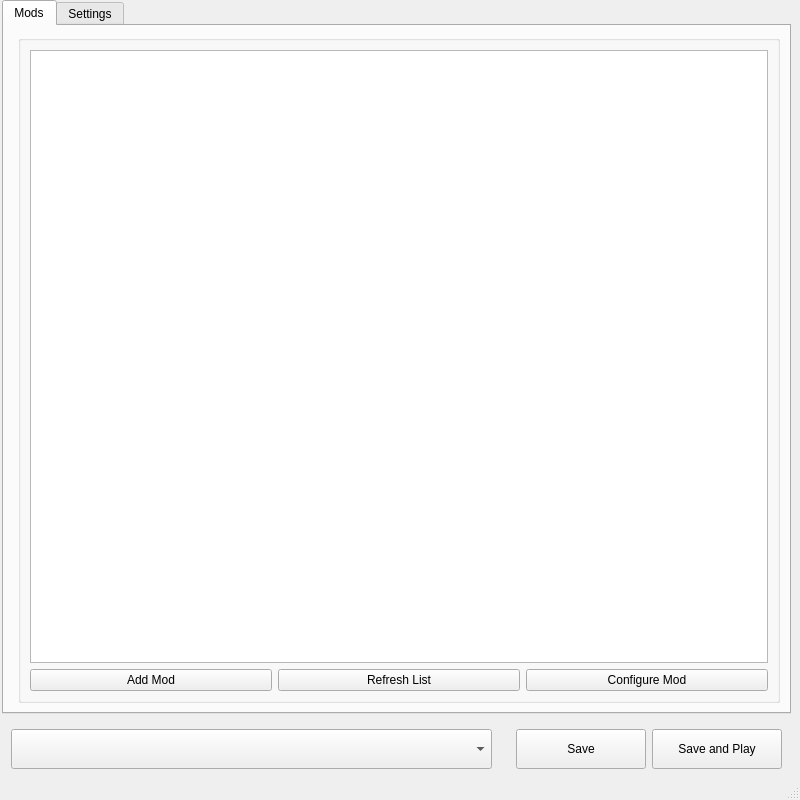
<?xml version="1.0" encoding="UTF-8"?>
<ui version="4.0">
 <class>MainWindow</class>
 <widget class="QMainWindow" name="MainWindow">
  <property name="geometry">
   <rect>
    <x>0</x>
    <y>0</y>
    <width>800</width>
    <height>800</height>
   </rect>
  </property>
  <property name="windowTitle">
   <string>Reaper Co. Mod Manager</string>
  </property>
  <property name="windowIcon">
   <iconset>
    <normaloff>../../Ollie King CD/OLLIELG.ICO</normaloff>../../Ollie King CD/OLLIELG.ICO</iconset>
  </property>
  <widget class="QWidget" name="centralwidget">
   <property name="sizePolicy">
    <sizepolicy hsizetype="Preferred" vsizetype="Preferred">
     <horstretch>0</horstretch>
     <verstretch>0</verstretch>
    </sizepolicy>
   </property>
   <property name="contextMenuPolicy">
    <enum>Qt::ContextMenuPolicy::NoContextMenu</enum>
   </property>
   <layout class="QGridLayout" name="gridLayout_2">
    <property name="leftMargin">
     <number>2</number>
    </property>
    <property name="topMargin">
     <number>0</number>
    </property>
    <property name="rightMargin">
     <number>9</number>
    </property>
    <property name="bottomMargin">
     <number>0</number>
    </property>
    <item row="0" column="0" colspan="2">
     <widget class="QTabWidget" name="tabWidget">
      <property name="currentIndex">
       <number>0</number>
      </property>
      <widget class="QWidget" name="modsTab">
       <property name="sizePolicy">
        <sizepolicy hsizetype="Expanding" vsizetype="Expanding">
         <horstretch>0</horstretch>
         <verstretch>0</verstretch>
        </sizepolicy>
       </property>
       <attribute name="title">
        <string>Mods</string>
       </attribute>
       <layout class="QHBoxLayout" name="horizontalLayout">
        <item>
         <layout class="QGridLayout" name="gridLayout">
          <property name="leftMargin">
           <number>5</number>
          </property>
          <item row="0" column="0">
           <widget class="QGroupBox" name="groupBox_3">
            <property name="sizePolicy">
             <sizepolicy hsizetype="Expanding" vsizetype="Expanding">
              <horstretch>0</horstretch>
              <verstretch>0</verstretch>
             </sizepolicy>
            </property>
            <property name="title">
             <string/>
            </property>
            <layout class="QVBoxLayout" name="verticalLayout">
             <item>
              <widget class="QListView" name="modsListView"/>
             </item>
             <item>
              <layout class="QHBoxLayout" name="horizontalLayout_3">
               <item>
                <widget class="QPushButton" name="addModButton">
                 <property name="text">
                  <string>Add Mod</string>
                 </property>
                </widget>
               </item>
               <item>
                <widget class="QPushButton" name="refreshListButton">
                 <property name="text">
                  <string>Refresh List</string>
                 </property>
                </widget>
               </item>
               <item>
                <widget class="QPushButton" name="configModButton">
                 <property name="text">
                  <string>Configure Mod</string>
                 </property>
                </widget>
               </item>
              </layout>
             </item>
            </layout>
           </widget>
          </item>
         </layout>
        </item>
       </layout>
      </widget>
      <widget class="QWidget" name="settingsTab">
       <property name="sizePolicy">
        <sizepolicy hsizetype="Preferred" vsizetype="Fixed">
         <horstretch>0</horstretch>
         <verstretch>0</verstretch>
        </sizepolicy>
       </property>
       <attribute name="title">
        <string>Settings</string>
       </attribute>
       <layout class="QGridLayout" name="gridLayout_5">
        <property name="leftMargin">
         <number>10</number>
        </property>
        <property name="topMargin">
         <number>5</number>
        </property>
        <property name="rightMargin">
         <number>10</number>
        </property>
        <property name="bottomMargin">
         <number>5</number>
        </property>
        <item row="0" column="0">
         <widget class="QGroupBox" name="modLoadSettingsBox">
          <property name="sizePolicy">
           <sizepolicy hsizetype="Preferred" vsizetype="Fixed">
            <horstretch>0</horstretch>
            <verstretch>0</verstretch>
           </sizepolicy>
          </property>
          <property name="minimumSize">
           <size>
            <width>0</width>
            <height>285</height>
           </size>
          </property>
          <property name="title">
           <string>Game and Mod Loader Settings</string>
          </property>
          <layout class="QGridLayout" name="gridLayout_3">
           <property name="leftMargin">
            <number>5</number>
           </property>
           <property name="topMargin">
            <number>10</number>
           </property>
           <item row="0" column="0" colspan="2">
            <widget class="QWidget" name="widget_3" native="true">
             <property name="sizePolicy">
              <sizepolicy hsizetype="Preferred" vsizetype="Preferred">
               <horstretch>0</horstretch>
               <verstretch>0</verstretch>
              </sizepolicy>
             </property>
             <layout class="QHBoxLayout" name="horizontalLayout_2">
              <item>
               <widget class="QLabel" name="modsDirLabel">
                <property name="sizePolicy">
                 <sizepolicy hsizetype="Preferred" vsizetype="Minimum">
                  <horstretch>0</horstretch>
                  <verstretch>0</verstretch>
                 </sizepolicy>
                </property>
                <property name="text">
                 <string>Mods Directory:</string>
                </property>
               </widget>
              </item>
              <item>
               <widget class="QPlainTextEdit" name="modsDirPathField">
                <property name="enabled">
                 <bool>true</bool>
                </property>
                <property name="sizePolicy">
                 <sizepolicy hsizetype="Minimum" vsizetype="Fixed">
                  <horstretch>1</horstretch>
                  <verstretch>0</verstretch>
                 </sizepolicy>
                </property>
                <property name="maximumSize">
                 <size>
                  <width>16777215</width>
                  <height>28</height>
                 </size>
                </property>
                <property name="verticalScrollBarPolicy">
                 <enum>Qt::ScrollBarPolicy::ScrollBarAlwaysOff</enum>
                </property>
                <property name="sizeAdjustPolicy">
                 <enum>QAbstractScrollArea::SizeAdjustPolicy::AdjustToContents</enum>
                </property>
                <property name="readOnly">
                 <bool>true</bool>
                </property>
                <property name="textInteractionFlags">
                 <set>Qt::TextInteractionFlag::TextSelectableByKeyboard|Qt::TextInteractionFlag::TextSelectableByMouse</set>
                </property>
               </widget>
              </item>
              <item>
               <widget class="QToolButton" name="modsDirToolbutton">
                <property name="sizePolicy">
                 <sizepolicy hsizetype="Fixed" vsizetype="Fixed">
                  <horstretch>0</horstretch>
                  <verstretch>0</verstretch>
                 </sizepolicy>
                </property>
                <property name="text">
                 <string>...</string>
                </property>
               </widget>
              </item>
             </layout>
            </widget>
           </item>
           <item row="3" column="1">
            <widget class="QWidget" name="widget_2" native="true">
             <property name="sizePolicy">
              <sizepolicy hsizetype="Expanding" vsizetype="Preferred">
               <horstretch>0</horstretch>
               <verstretch>0</verstretch>
              </sizepolicy>
             </property>
             <property name="layoutDirection">
              <enum>Qt::LayoutDirection::RightToLeft</enum>
             </property>
             <layout class="QVBoxLayout" name="verticalLayout_3">
              <item>
               <widget class="QPushButton" name="openModsPushbutton">
                <property name="sizePolicy">
                 <sizepolicy hsizetype="Fixed" vsizetype="Preferred">
                  <horstretch>0</horstretch>
                  <verstretch>0</verstretch>
                 </sizepolicy>
                </property>
                <property name="text">
                 <string>Open Mods Directory</string>
                </property>
               </widget>
              </item>
              <item>
               <widget class="QPushButton" name="openDolphinPushbutton">
                <property name="sizePolicy">
                 <sizepolicy hsizetype="Fixed" vsizetype="Fixed">
                  <horstretch>0</horstretch>
                  <verstretch>0</verstretch>
                 </sizepolicy>
                </property>
                <property name="text">
                 <string>Open Dolphin Directory</string>
                </property>
               </widget>
              </item>
              <item>
               <widget class="QPushButton" name="uninstallPushbutton">
                <property name="sizePolicy">
                 <sizepolicy hsizetype="Fixed" vsizetype="Preferred">
                  <horstretch>0</horstretch>
                  <verstretch>0</verstretch>
                 </sizepolicy>
                </property>
                <property name="text">
                 <string>Uninstall Mod Loader</string>
                </property>
               </widget>
              </item>
             </layout>
            </widget>
           </item>
           <item row="1" column="0" colspan="2">
            <widget class="QWidget" name="widget_6" native="true">
             <property name="sizePolicy">
              <sizepolicy hsizetype="Preferred" vsizetype="Maximum">
               <horstretch>0</horstretch>
               <verstretch>1</verstretch>
              </sizepolicy>
             </property>
             <property name="minimumSize">
              <size>
               <width>0</width>
               <height>0</height>
              </size>
             </property>
             <layout class="QHBoxLayout" name="horizontalLayout_6">
              <item>
               <widget class="QLabel" name="dolphinDirLabel">
                <property name="text">
                 <string>Dolphin Directory:</string>
                </property>
               </widget>
              </item>
              <item>
               <widget class="QPlainTextEdit" name="dolphinDirPathField">
                <property name="maximumSize">
                 <size>
                  <width>16777215</width>
                  <height>28</height>
                 </size>
                </property>
                <property name="sizeAdjustPolicy">
                 <enum>QAbstractScrollArea::SizeAdjustPolicy::AdjustToContents</enum>
                </property>
                <property name="readOnly">
                 <bool>true</bool>
                </property>
                <property name="textInteractionFlags">
                 <set>Qt::TextInteractionFlag::TextSelectableByKeyboard|Qt::TextInteractionFlag::TextSelectableByMouse</set>
                </property>
               </widget>
              </item>
              <item>
               <widget class="QToolButton" name="dolphinDirToolbutton">
                <property name="text">
                 <string>...</string>
                </property>
               </widget>
              </item>
             </layout>
            </widget>
           </item>
           <item row="3" column="0" rowspan="2">
            <widget class="QWidget" name="widget" native="true">
             <property name="sizePolicy">
              <sizepolicy hsizetype="Preferred" vsizetype="Preferred">
               <horstretch>0</horstretch>
               <verstretch>0</verstretch>
              </sizepolicy>
             </property>
             <layout class="QVBoxLayout" name="verticalLayout_2">
              <item>
               <widget class="QRadioButton" name="launchDolphinPlayRadiobutton">
                <property name="text">
                 <string>Launch Dolphin on play</string>
                </property>
                <attribute name="buttonGroup">
                 <string notr="true">buttonGroup</string>
                </attribute>
               </widget>
              </item>
              <item>
               <widget class="QRadioButton" name="playGameRadiobutton">
                <property name="text">
                 <string>Launch Game on play</string>
                </property>
                <attribute name="buttonGroup">
                 <string notr="true">buttonGroup</string>
                </attribute>
               </widget>
              </item>
             </layout>
            </widget>
           </item>
           <item row="2" column="0" colspan="2">
            <widget class="QWidget" name="widget_7" native="true">
             <layout class="QHBoxLayout" name="horizontalLayout_7">
              <item>
               <widget class="QLabel" name="texturesDirLabel">
                <property name="text">
                 <string>Textures Directory:</string>
                </property>
               </widget>
              </item>
              <item>
               <widget class="QPlainTextEdit" name="texturesDirPathField">
                <property name="maximumSize">
                 <size>
                  <width>16777215</width>
                  <height>28</height>
                 </size>
                </property>
                <property name="sizeAdjustPolicy">
                 <enum>QAbstractScrollArea::SizeAdjustPolicy::AdjustToContents</enum>
                </property>
                <property name="readOnly">
                 <bool>true</bool>
                </property>
                <property name="textInteractionFlags">
                 <set>Qt::TextInteractionFlag::TextSelectableByKeyboard|Qt::TextInteractionFlag::TextSelectableByMouse</set>
                </property>
               </widget>
              </item>
              <item>
               <widget class="QToolButton" name="texturesDirToolbutton">
                <property name="text">
                 <string>...</string>
                </property>
               </widget>
              </item>
             </layout>
            </widget>
           </item>
          </layout>
         </widget>
        </item>
        <item row="1" column="0">
         <widget class="QGroupBox" name="RCMMSettingsBox">
          <property name="sizePolicy">
           <sizepolicy hsizetype="Preferred" vsizetype="Preferred">
            <horstretch>0</horstretch>
            <verstretch>0</verstretch>
           </sizepolicy>
          </property>
          <property name="title">
           <string>Reaper Co. Mod Manager Settings</string>
          </property>
          <layout class="QGridLayout" name="gridLayout_4">
           <property name="leftMargin">
            <number>10</number>
           </property>
           <property name="topMargin">
            <number>10</number>
           </property>
           <property name="rightMargin">
            <number>0</number>
           </property>
           <property name="bottomMargin">
            <number>0</number>
           </property>
           <item row="3" column="0">
            <widget class="QPushButton" name="pushButton_5">
             <property name="text">
              <string>About R.C.M.M</string>
             </property>
            </widget>
           </item>
           <item row="1" column="0">
            <widget class="QWidget" name="widget_8" native="true">
             <layout class="QFormLayout" name="formLayout">
              <item row="0" column="0">
               <widget class="QCheckBox" name="checkBox_2">
                <property name="text">
                 <string>Automatically check for R.C.M.M. updates</string>
                </property>
               </widget>
              </item>
              <item row="1" column="0">
               <widget class="QCheckBox" name="checkBox_3">
                <property name="text">
                 <string>Automatically check for mod loader updates</string>
                </property>
               </widget>
              </item>
              <item row="2" column="0">
               <widget class="QCheckBox" name="checkBox_4">
                <property name="text">
                 <string>Automatically check for mod updates</string>
                </property>
               </widget>
              </item>
              <item row="3" column="0">
               <widget class="QCheckBox" name="checkBox_5">
                <property name="text">
                 <string>Automatically update community codes on launch</string>
                </property>
               </widget>
              </item>
              <item row="4" column="0">
               <widget class="QCheckBox" name="checkBox_6">
                <property name="text">
                 <string>Keep R.C.M.M. open after launch</string>
                </property>
               </widget>
              </item>
             </layout>
            </widget>
           </item>
           <item row="2" column="0">
            <widget class="QPushButton" name="pushButton_4">
             <property name="text">
              <string>Check for Updates</string>
             </property>
            </widget>
           </item>
          </layout>
         </widget>
        </item>
       </layout>
      </widget>
     </widget>
    </item>
    <item row="1" column="1">
     <widget class="QWidget" name="widget_4" native="true">
      <property name="sizePolicy">
       <sizepolicy hsizetype="Minimum" vsizetype="Preferred">
        <horstretch>0</horstretch>
        <verstretch>0</verstretch>
       </sizepolicy>
      </property>
      <property name="minimumSize">
       <size>
        <width>0</width>
        <height>56</height>
       </size>
      </property>
      <layout class="QHBoxLayout" name="horizontalLayout_4">
       <item>
        <widget class="QPushButton" name="saveModsPushbutton">
         <property name="sizePolicy">
          <sizepolicy hsizetype="Minimum" vsizetype="Fixed">
           <horstretch>0</horstretch>
           <verstretch>0</verstretch>
          </sizepolicy>
         </property>
         <property name="minimumSize">
          <size>
           <width>130</width>
           <height>40</height>
          </size>
         </property>
         <property name="text">
          <string>Save</string>
         </property>
        </widget>
       </item>
       <item>
        <widget class="QPushButton" name="saveAndPlayPushbutton">
         <property name="minimumSize">
          <size>
           <width>130</width>
           <height>40</height>
          </size>
         </property>
         <property name="text">
          <string>Save and Play</string>
         </property>
        </widget>
       </item>
      </layout>
     </widget>
    </item>
    <item row="1" column="0">
     <widget class="QWidget" name="widget_5" native="true">
      <property name="sizePolicy">
       <sizepolicy hsizetype="Expanding" vsizetype="Preferred">
        <horstretch>0</horstretch>
        <verstretch>0</verstretch>
       </sizepolicy>
      </property>
      <property name="minimumSize">
       <size>
        <width>285</width>
        <height>0</height>
       </size>
      </property>
      <property name="layoutDirection">
       <enum>Qt::LayoutDirection::LeftToRight</enum>
      </property>
      <layout class="QHBoxLayout" name="horizontalLayout_5">
       <item>
        <widget class="QComboBox" name="currentGameCombobox">
         <property name="sizePolicy">
          <sizepolicy hsizetype="Minimum" vsizetype="Preferred">
           <horstretch>1</horstretch>
           <verstretch>1</verstretch>
          </sizepolicy>
         </property>
         <property name="minimumSize">
          <size>
           <width>285</width>
           <height>40</height>
          </size>
         </property>
         <property name="insertPolicy">
          <enum>QComboBox::InsertPolicy::InsertAtTop</enum>
         </property>
        </widget>
       </item>
      </layout>
     </widget>
    </item>
   </layout>
  </widget>
  <widget class="QMenuBar" name="menubar">
   <property name="geometry">
    <rect>
     <x>0</x>
     <y>0</y>
     <width>800</width>
     <height>21</height>
    </rect>
   </property>
  </widget>
  <widget class="QStatusBar" name="statusbar"/>
 </widget>
 <resources/>
 <connections/>
 <buttongroups>
  <buttongroup name="buttonGroup"/>
 </buttongroups>
</ui>
